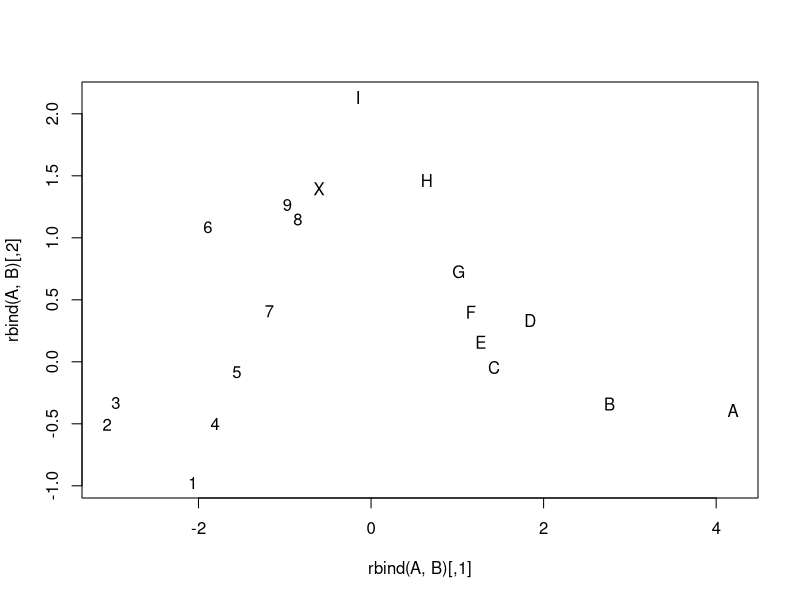

Write R code to recreate this figure.
library(gnm)


### Name: wedderburn
### Title: Wedderburn Quasi-likelihood Family
### Aliases: wedderburn
### Keywords: models

### ** Examples

set.seed(1)
###  Use data from Wedderburn (1974), see ?barley

###  Fit Wedderburn's logit model with variance proportional to the
###  square of mu(1-mu)
logitModel <- glm(y ~ site + variety, family = wedderburn, data = barley)
fit <- fitted(logitModel)
print(sum((barley$y - fit)^2 / (fit * (1-fit))^2))
##  Agrees with the chi-squared value reported in McCullagh and Nelder 
##  (1989, p331), which differs slightly from Wedderburn's reported value.

###  Fit the biplot model as in Gabriel (1998, p694)
biplotModel <- gnm(y ~ -1 + instances(Mult(site, variety), 2),
                   family = wedderburn, data = barley)
barleySVD <- svd(matrix(biplotModel$predictors, 10, 9))
A <- sweep(barleySVD$v, 2, sqrt(barleySVD$d), "*")[, 1:2]
B <- sweep(barleySVD$u, 2, sqrt(barleySVD$d), "*")[, 1:2]
##  These are essentially A and B as in Gabriel (1998, p694), from which
##  the biplot is made by
plot(rbind(A, B), pch = c(LETTERS[1:9], as.character(1:9), "X"))

###  Fit the double-additive model as in Gabriel (1998, p697)
variety.binary <- factor(match(barley$variety, c(2,3,6), nomatch = 0) > 0,
                         labels = c("Rest", "2,3,6"))
doubleAdditive <- gnm(y ~ variety + Mult(site, variety.binary),
                      family = wedderburn, data = barley)
